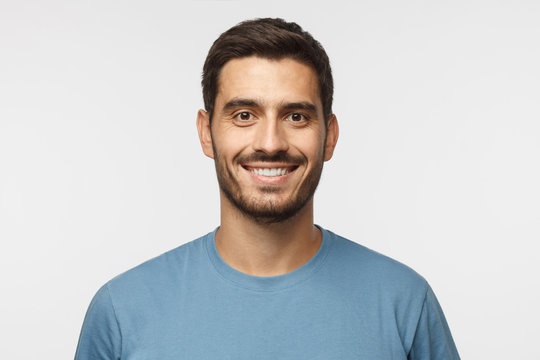
#> input picture slicing/face.jpg, 540 x 360 px
$ python zad5.py
#> lines starting #> are read from the running program, lines starting #| are printed output that depends on the picture
import cv2 as cv

image = cv.imread('face.jpg')
#> image is the input picture: shape (360, 540, 3); mean B, G, R 203.9, 202.8, 201.3
cv.imshow("Image", image)

roi = image[50:210, 210:330]
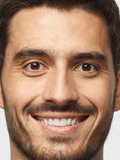
#> roi: shape (160, 120, 3); mean B, G, R 105.7, 128.2, 164.1
cv.imshow("Face", roi)

cv.waitKey(0)
cv.destroyAllWindows()
